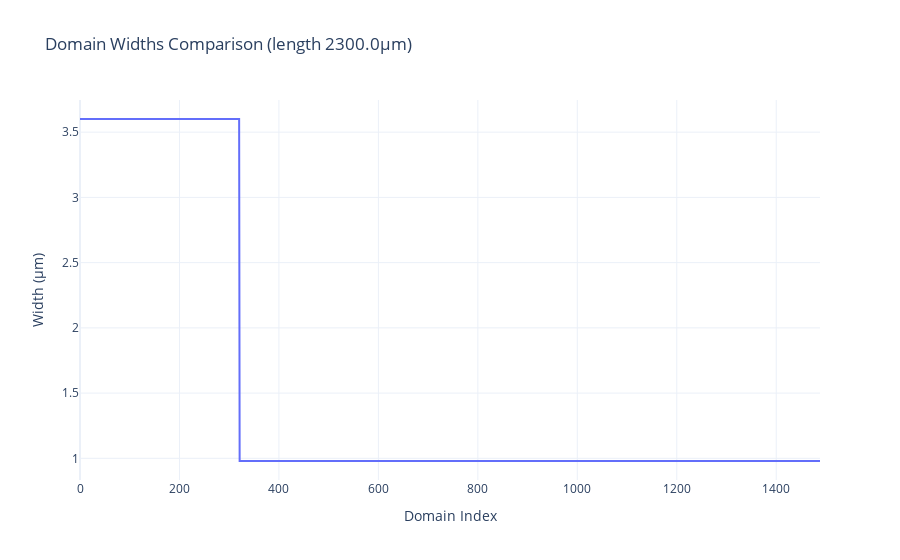
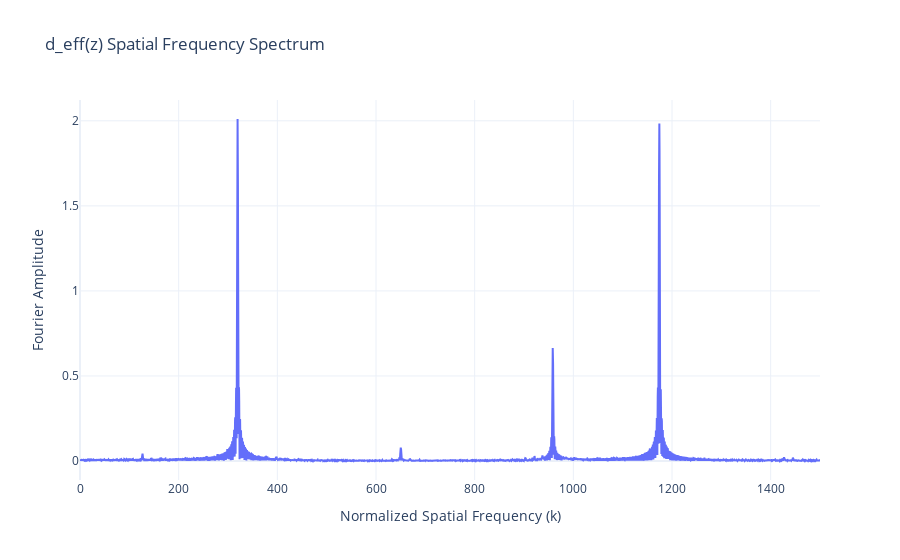

Here is the notebook cell these charts were saved with, in order:
### Code cell
from qpm import mgoslt

design_wl = 1.031
design_temp = 70.0
num_domains_shg = 321
num_domains_sfg = 1168

delta_k1 = mgoslt.calc_twm_delta_k(design_wl, design_wl, design_temp)
delta_k2 = mgoslt.calc_twm_delta_k(design_wl, design_wl / 2, design_temp)

shg_domain_width = jnp.pi / delta_k1
sfg_domain_width = jnp.pi / delta_k2
widths_shg = jnp.array([shg_domain_width] * num_domains_shg)
widths_sfg = jnp.array([sfg_domain_width] * num_domains_sfg)
widths_thg = jnp.concatenate([widths_shg, widths_sfg])

fig = go.Figure()
fig.add_trace(go.Scatter(y=widths_thg, mode="lines"))
fig.update_layout(
    title_text=f"Domain Widths Comparison (length {jnp.sum(widths_thg):.1f}μm)",
    xaxis_title="Domain Index",
    yaxis_title="Width (μm)",
    template="plotly_white",
)
fig.show()

signal = create_alternating_signal_from_widths(widths_thg, n_points=30000)
fourier_config = FourierConfig(
    k_center=750,  # Center of a wide scan
    k_bandwidth=1500,  # Scan from k=0 to k=1500
    num_points=4096,
)
k_axis, spectrum_amp = calculate_fourier_spectrum(signal, fourier_config)

fig = go.Figure()
fig.add_trace(go.Scatter(x=k_axis, y=spectrum_amp, mode="lines"))
fig.update_layout(
    title="d_eff(z) Spatial Frequency Spectrum",
    xaxis_title="Normalized Spatial Frequency (k)",
    yaxis_title="Fourier Amplitude",
    template="plotly_white",
)
fig.show()

### Figure 1 — Plotly figure (JSON) as saved in the notebook; plotly's stock layout.template omitted (floating-point values rounded to 4 significant figures; data arrays with more than 128 entries replaced by an {"elided": "..."} marker saying what was removed)
{"data": [{"mode": "lines", "type": "scatter", "y": {"elided": "1489 float values"}}], "layout": {"title": {"text": "Domain Widths Comparison (length 2300.0μm)"}, "xaxis": {"title": {"text": "Domain Index"}}, "yaxis": {"title": {"text": "Width (μm)"}}}}

### Figure 2 — Plotly figure (JSON) as saved in the notebook; plotly's stock layout.template omitted (floating-point values rounded to 4 significant figures; data arrays with more than 128 entries replaced by an {"elided": "..."} marker saying what was removed)
{"data": [{"mode": "lines", "type": "scatter", "x": {"elided": "4096 float values"}, "y": {"elided": "4096 float values"}}], "layout": {"title": {"text": "d_eff(z) Spatial Frequency Spectrum"}, "xaxis": {"title": {"text": "Normalized Spatial Frequency (k)"}}, "yaxis": {"title": {"text": "Fourier Amplitude"}}}}
